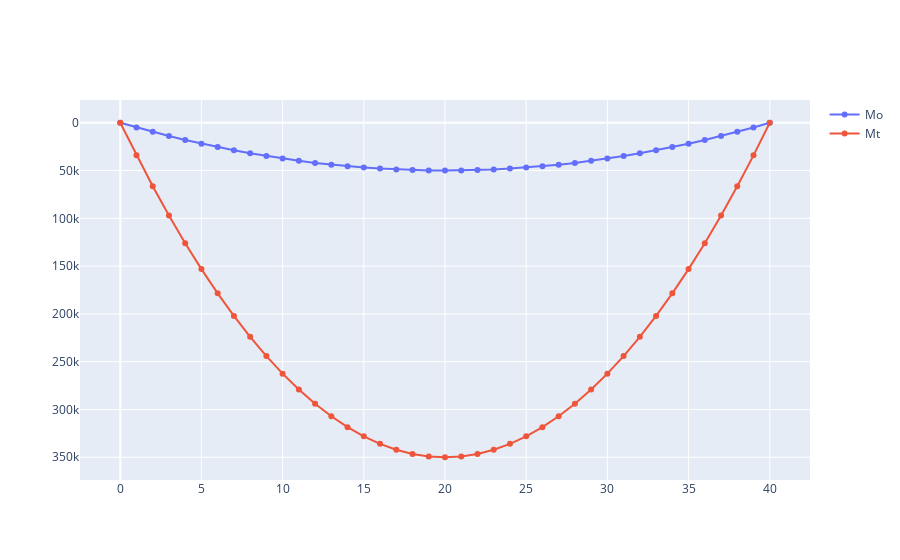

Here is the notebook cell this chart was saved with:
### Code cell
x=np.linspace(0,l,l+1)
Mo=-wo*x**2/2+wo*l/2*x
Mt=-wt*x**2/2+wt*l/2*x
fig=go.Figure() # Nuevo
fig=fig.add_trace(go.Scatter(x=x,y=Mo,mode='markers+lines',name='Mo'))
fig=fig.add_trace(go.Scatter(x=x,y=Mt,mode='markers+lines',name='Mt'))
fig.update_layout(yaxis=dict(autorange="reversed"))
fig.show()

### Figure 1 — Plotly figure (JSON) as saved in the notebook; plotly's stock layout.template omitted (floating-point values rounded to 4 significant figures)
{"data": [{"mode": "markers+lines", "name": "Mo", "type": "scatter", "x": [0, 1, 2, 3, 4, 5, 6, 7, 8, 9, 10, 11, 12, 13, 14, 15, 16, 17, 18, 19, 20, 21, 22, 23, 24, 25, 26, 27, 28, 29, 30, 31, 32, 33, 34, 35, 36, 37, 38, 39, 40], "y": [0, 4875, 9500, 13875, 18000, 21875, 25500, 28875, 32000, 34875, 37500, 39875, 42000, 43875, 45500, 46875, 48000, 48875, 49500, 49875, 50000, 49875, 49500, 48875, 48000, 46875, 45500, 43875, 42000, 39875, 37500, 34875, 32000, 28875, 25500, 21875, 18000, 13875, 9500, 4875, 0]}, {"mode": "markers+lines", "name": "Mt", "type": "scatter", "x": [0, 1, 2, 3, 4, 5, 6, 7, 8, 9, 10, 11, 12, 13, 14, 15, 16, 17, 18, 19, 20, 21, 22, 23, 24, 25, 26, 27, 28, 29, 30, 31, 32, 33, 34, 35, 36, 37, 38, 39, 40], "y": [0, 34125, 66500, 97125, 126000, 153125, 178500, 202125, 224000, 244125, 262500, 279125, 294000, 307125, 318500, 328125, 336000, 342125, 346500, 349125, 350000, 349125, 346500, 342125, 336000, 328125, 318500, 307125, 294000, 279125, 262500, 244125, 224000, 202125, 178500, 153125, 126000, 97125, 66500, 34125, 0]}], "layout": {"yaxis": {"autorange": "reversed"}}}
